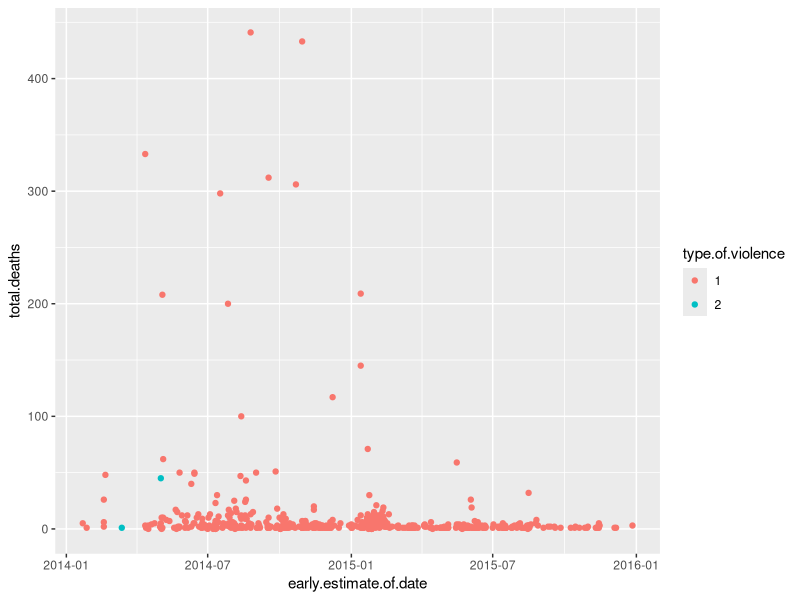
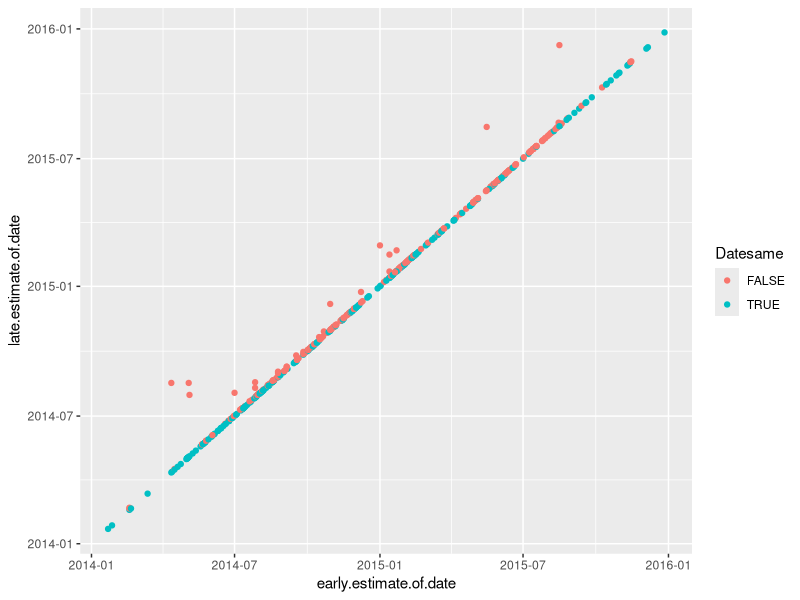
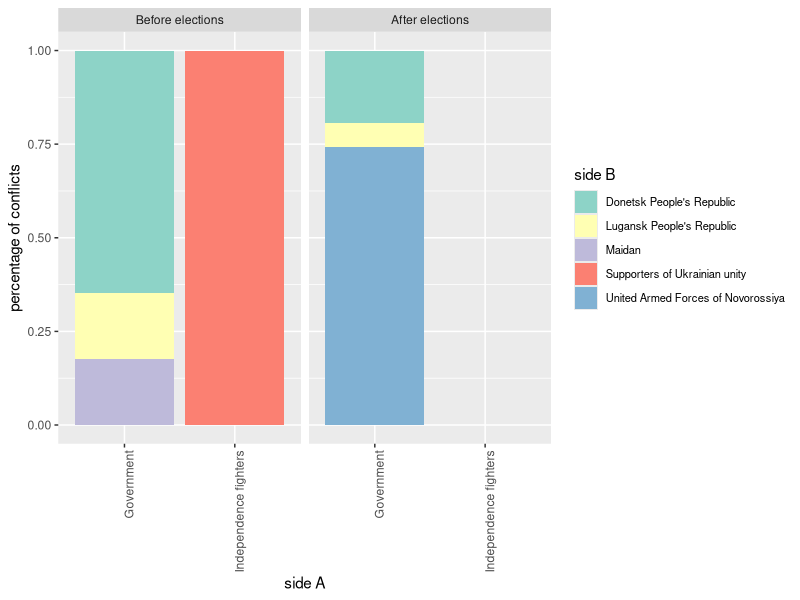

The R source for these figures, in order:
library(tidyverse)
install.packages("RColorBrewer")

#Conflict Ukraine as df
Conflicts_Ukraine <- read.csv('Ukraine.csv', stringsAsFactors = FALSE)

#adjusting datatypes 
head(Conflicts_Ukraine)
Conflicts_Ukraine <- transform(Conflicts_Ukraine, 
                               year = as.integer(year),
                               early.estimate.of.date = as.Date(early.estimate.of.date, format="%Y-%m-%d"),
                               late.estimate.of.date = as.Date(late.estimate.of.date, format="%Y-%m-%d"),
                               active.year = as.logical(active.year),
                               type.of.violence = as.factor(type.of.violence),
                               side.a.name = as.factor(side.a.name),
                               side.b.name = as.factor(side.b.name)
                               )

print(mean(Conflicts_Ukraine$total.deaths))

#plot of deaths by date 
ggplot(data = Conflicts_Ukraine) +
  geom_point(aes(x=early.estimate.of.date, y=total.deaths, color=type.of.violence))

#seeing whether the early and late estimate of date correspond
Datesame <- Conflicts_Ukraine$early.estimate.of.date == Conflicts_Ukraine$late.estimate.of.date 
Conflicts_Ukraine$Datesame <- Datesame

ggplot(data = Conflicts_Ukraine) +
  geom_point(aes(x=early.estimate.of.date, y=late.estimate.of.date, color=Datesame))

#determining whether something happened before or after elections
date_election <- "2014-05-25"
date_election <- as.Date(date_election, format="%Y-%m-%d")
Conflicts_Ukraine$after_election <- as.factor(Conflicts_Ukraine$early.estimate.of.date > date_election)     
#giving better names 
levels(Conflicts_Ukraine$after_election)[levels(Conflicts_Ukraine$after_election)=="TRUE"] <- "After elections"
levels(Conflicts_Ukraine$after_election)[levels(Conflicts_Ukraine$after_election)=="FALSE"] <- "Before elections"

#shortening names of side a 
levels(Conflicts_Ukraine$side.a.name)
levels(Conflicts_Ukraine$side.a.name) <- list('Government'="Government of Ukraine", 'Independence fighters'="Supporters of independence for Eastern Ukraine")
levels(Conflicts_Ukraine$side.b.name)



library(RColorBrewer)

#plotting who causes conflicts before and after elections 
ggplot(data = Conflicts_Ukraine) +
  geom_bar(aes(x=side.a.name, fill=side.b.name), stat="count", position='fill') +
  scale_fill_brewer(palette="Set3") +
  facet_grid(.~after_election) + 
  labs(y='percentage of conflicts', x='side A', fill='side B') +
  theme(legend.text=element_text(size=8), axis.text.x = element_text(angle = 90, hjust = 1))

Conflicts_Ukraine$month <- as.character(Conflicts_Ukraine$early.estimate.of.date, format="%m-%Y")
Conflicts_Ukraine$monthfactor <- as.factor(Conflicts_Ukraine$month)
